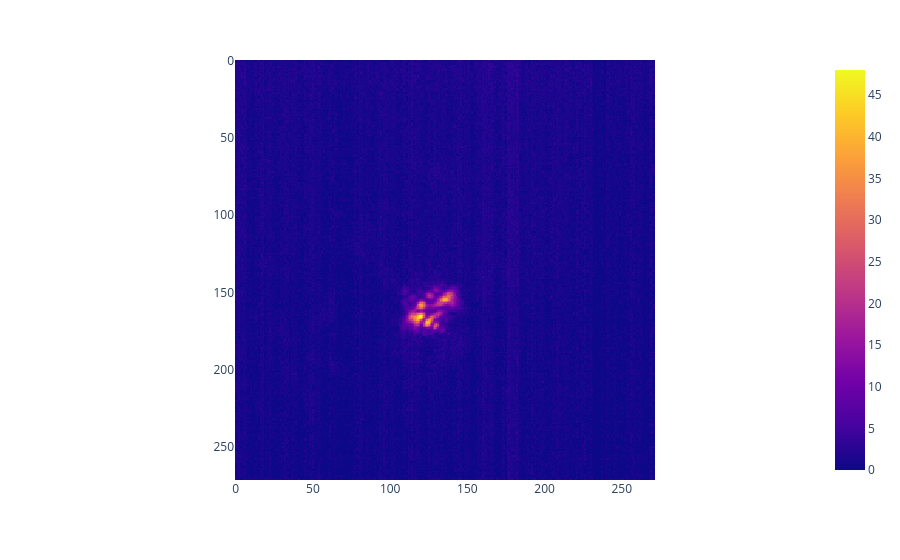

The code cell stored with this chart in its notebook:
### Markdown cell above
## 数据分析

### Code cell
px.imshow(data.iloc[0]._img)

### Figure 1 — Plotly figure (JSON) as saved in the notebook; plotly's stock layout.template omitted (floating-point values rounded to 4 significant figures; data arrays with more than 128 entries replaced by an {"elided": "..."} marker saying what was removed)
{"data": [{"coloraxis": "coloraxis", "hovertemplate": "x: %{x}<br>y: %{y}<br>color: %{z}<extra></extra>", "name": "0", "type": "heatmap", "xaxis": "x", "yaxis": "y", "z": {"elided": "272x272 int values"}}], "layout": {"coloraxis": {"colorscale": [[0, "#0d0887"], [0.1111, "#46039f"], [0.2222, "#7201a8"], [0.3333, "#9c179e"], [0.4444, "#bd3786"], [0.5556, "#d8576b"], [0.6667, "#ed7953"], [0.7778, "#fb9f3a"], [0.8889, "#fdca26"], [1, "#f0f921"]]}, "margin": {"t": 60}, "xaxis": {"anchor": "y", "constrain": "domain", "domain": [0, 1], "scaleanchor": "y"}, "yaxis": {"anchor": "x", "autorange": "reversed", "constrain": "domain", "domain": [0, 1]}}}
